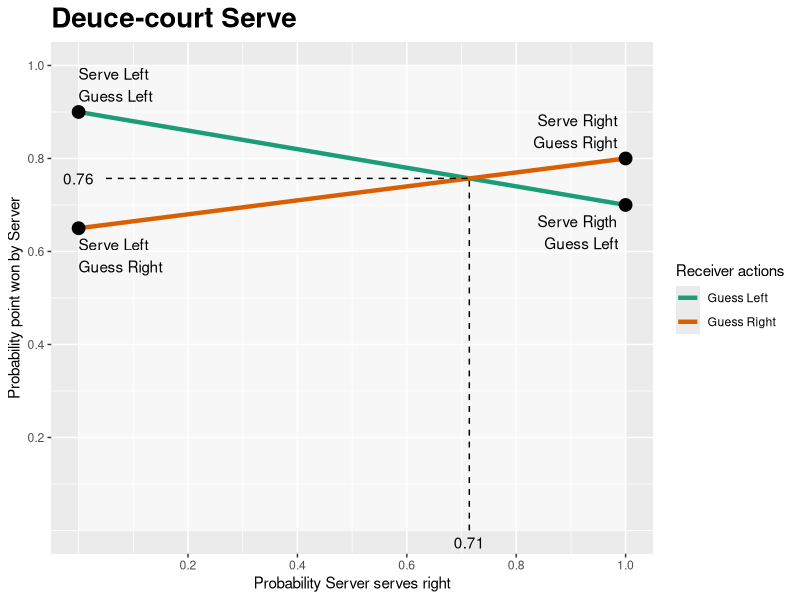
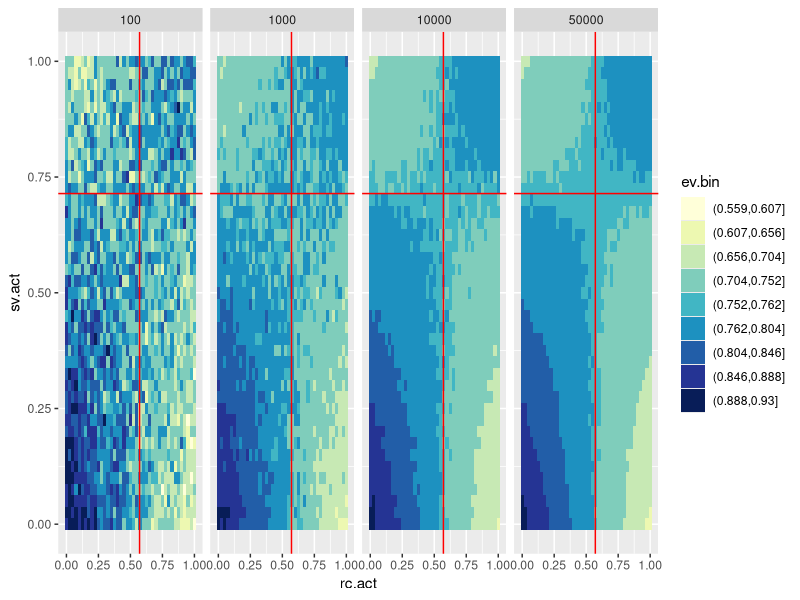
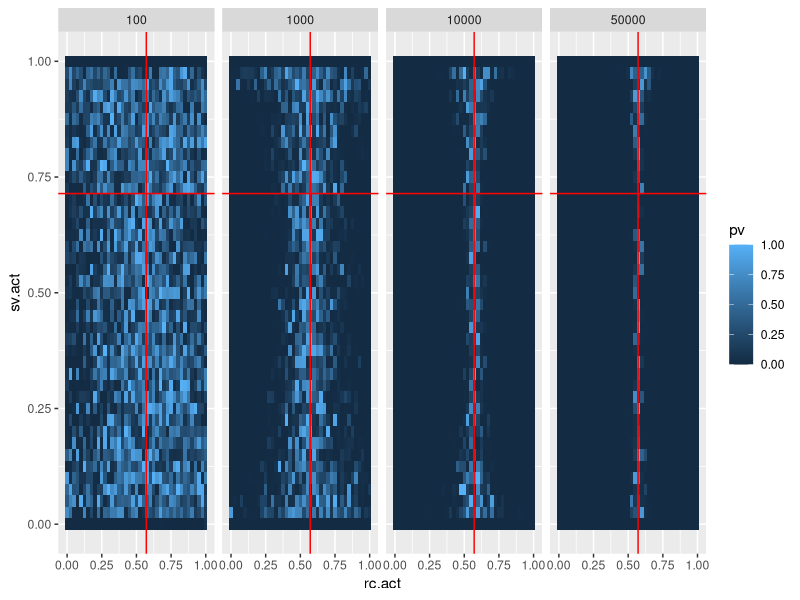

Write R code to recreate these figures, in order.
## ---- chunk 1
library(ggplot2)
library(reshape2)
library(plyr)
## ---- chunk 2

# Model parameters
# Probabilities for server winning point
# serve: sv, receive: rc, left: lf, right: rt
# e.g.: sv_lf.rc_rt: serve_left.receive_right

model.df <- data.frame(prob    = c( 0.9,          0.65,          0.7,           0.80),
                       sv      = c( 0.0,          0.0,           1.0,           1.0),
                       rc      = c( 0.0,          1.0,           0.0,           1.0),
                       desc.sv = c("Serve Left", "Serve Left",  "Serve Rigth", "Serve Right"),
                       desc.rc = c("Guess Left", "Guess Right", "Guess Left",  "Guess Right"),
                       hj      = c( 0.0,          0.0,           1.1,           1.1),
                       vj      = c(-0.3,          1.3,           1.3,          -0.3))

model.df$desc <- paste(model.df$desc.sv, model.df$desc.rc, sep="\n")

# Conflict Matrix:
# |             | Receive left | Receive Right |
# |-------------|:------------:|:-------------:|
# |  Serve Left |  sv_lf.rc_lf |  sv_lf.rc_rt  |
# | Serve Right |  sv_rt.rc_lf |  sv_rt.rc_rt  |

conflict.matrix <- matrix(data=model.df$prob, nrow = 2, byrow = TRUE)

# Equilibrium point
d.r1 <- abs(diff(conflict.matrix[1,]))
d.r2 <- abs(diff(conflict.matrix[2,]))
d.c1 <- abs(diff(conflict.matrix[,1]))
d.c2 <- abs(diff(conflict.matrix[,2]))
sv_rt.eq <- d.r1 / (d.r1 + d.r2)
rc_rt.eq <- d.c1 / (d.c1 + d.c2)

# Expected value of game (server)
ex.sv <- as.numeric(conflict.matrix[,1]  %*% c(1 - sv_rt.eq, sv_rt.eq))
## ---- chunk 3

# Plotting parameters
b <- (1:5)*20/100
ann_size <- 4

# Generate Plot
p <- ggplot(model.df, aes(x=sv, y=prob, label=desc)) + 
  geom_rect(aes(xmin=0, xmax=1, ymin=0, ymax=1), fill="white", alpha=.2) + 
  geom_line(aes(group=rc, color=desc.rc), size=1.5) +
  geom_point(size = 4) +
  geom_text(aes(hjust=hj, vjust=vj)) +
  annotate("segment", x=0.05,    xend=sv_rt.eq, y=ex.sv, yend=ex.sv, linetype=2) + 
  annotate("segment", x=sv_rt.eq, xend=sv_rt.eq, y=0,  yend=ex.sv, linetype=2) +
  annotate("text", label=round(ex.sv, 2), x=0, y=ex.sv, hjust=.5) +
  annotate("text", label=round(sv_rt.eq, 2), x=sv_rt.eq, y=0, vjust=1.5) +
  ggtitle("Deuce-court Serve") +
  xlab("Probability Server serves right") + 
  scale_x_continuous(breaks=b) +
  ylab("Probability point won by Server") +
  scale_y_continuous(breaks=b) +
  theme(plot.title = element_text(face="bold", size=20)) + 
  scale_color_manual(name = "Receiver actions",
                     values = c("#1b9e77", "#d95f02"))

# Turn off clipping
gt <- ggplot_gtable(ggplot_build(p))
gt$layout$clip[gt$layout$name == "panel"] <- "off"

# Display
plot(gt)

## ---- chunk 4
values <- c(16, 16, 32, 14)
m <- matrix(values, nrow=2, byrow=TRUE)
chisq.test(m, correct=FALSE)
## ---- chunk 5

simulate.points <- function(probs, sv_rt.act, rc_rt.act, n.pts){  
  # ==============================================================
  # Unroll probabilities    # Probability serer wins when:
                            # |--------------|-------------------|
                            # | Server       | Receiver          |
                            # |--------------|-------------------|
  sv_lf.rc_lf <- probs[1]   # | Serves left  | Guesses left      |
  sv_lf.rc_rt <- probs[2]   # | Serves left  | Guesses right     |
  sv_rt.rc_lf <- probs[3]   # | Serves right | Guesses left      |
  sv_rt.rc_rt <- probs[4]   # | Serves right | Guesses right     |
  
  # sv_rt.act = Probability server serves right
  # rc_rt.act = Probability receiver guesses right
  # ** these do not have to equal equilibrium values
  
  # n.pts = number of points to simulate
  # ==============================================================
  
  # Simulate serves and receive-guesses
  # Serve left = 0, Serve right = 1
  # Guess left = 0, Guess right = 1
  sv <- rbinom(n.pts, 1, sv_rt.act)
  rc <- rbinom(n.pts, 1, rc_rt.act)
  
  # Simulate winner of point based on given probabilities
  # sv.wins = 1, server wins
  # sv.wins = 0, server loses
  point.results <- data.frame(sv=sv, rc=rc, sv.wins=NA)
  
  # Create filters for the four combinations:
  f.sv_lf.rc_lf <- sv == 0 & rc == 0     # Serve left  - Guess left
  f.sv_lf.rc_rt <- sv == 0 & rc == 1     # Serve left  - Guess right
  f.sv_rt.rc_lf <- sv == 1 & rc == 0     # Serve right - Guess left
  f.sv_rt.rc_rt <- sv == 1 & rc == 1     # Serve right - Guess right
  
  # Simulate results:                            Number of points       Prob of winning
  point.results$sv.wins[f.sv_lf.rc_lf] <- rbinom(sum(f.sv_lf.rc_lf), 1, sv_lf.rc_lf)
  point.results$sv.wins[f.sv_lf.rc_rt] <- rbinom(sum(f.sv_lf.rc_rt), 1, sv_lf.rc_rt)
  point.results$sv.wins[f.sv_rt.rc_lf] <- rbinom(sum(f.sv_rt.rc_lf), 1, sv_rt.rc_lf)
  point.results$sv.wins[f.sv_rt.rc_rt] <- rbinom(sum(f.sv_rt.rc_rt), 1, sv_rt.rc_rt)
  
  return(point.results)
}

## ---- chunk 6
# Set parameters
n.points <- 10

use.eq <- TRUE

if(use.eq){
  serve_right.actual <- sv_rt.eq
  receive_right.actual <- rc_rt.eq
} else{
  serve_right.actual <- 0
  receive_right.actual <- 0
}

# Run simulation
sim.test <- simulate.points(model.df$prob, serve_right.actual, receive_right.actual, n.points)

# Take a look at the results: If playing at equilibrium these should be equal
print(c("Use equilibrium values: ", use.eq))
print(c("Probability server wins when serving right: ", mean(sim.test$sv.wins[sim.test$sv == 1])))
print(c("Probability server wins when serving left: ",  mean(sim.test$sv.wins[sim.test$sv == 0])))

print(c("Probability server wins overall: ", mean(sim.test$sv.wins)))

# Use the chi squared test to determine if Serve Direction is independent of winning point

# |------------------|-------------------|-------------------|
# |                  | Point lost        | Point Won         |
# |------------------|-------------------|-------------------|
# | Serve Left       | count(lost|left)  | count(won|left)   |
# |------------------|-------------------|-------------------|
# | Serve Right      | count(lost|right) | count(won|right)  |
# |------------------|-------------------|-------------------|

m <- table(sim.test$sv, sim.test$sv.wins)

chisq.test(m, correct=FALSE)
## ---- chunk 7
# ==============================================================================
# functions to return heat map color value
#
# Inputs:
#   probs: vector of probability server wins for all serve receive combinations
#   sv_rt.act: probability server serves right
#   rc_rt.act: probability receiver guesses right
#   n.pts: number of points to play
#
# Returns:
#   list$ev:  probability server wins point
#   list$chi: chi squared value of serve vs wins
#   list$pv:  p-value of serve vs wins
# ==============================================================================

sim.return <- function(probs, sv_rt.act, rc_rt.act, n.pts){
  # Simulation
  r <- simulate.points(probs, sv_rt.act, rc_rt.act, n.pts)
  
  # Calculations
  m <- table(r$sv, r$sv.wins)
  options(warn=-1)                          # suppress warnings from chisq.test
  chi.test <- chisq.test(m, correct=FALSE)
  options(warn=0)                           # turn warnings back on
  
  # Return list
  return.list <- list(ev = mean(r$sv.wins),
                      chi = chi.test$statistic,
                      pv = chi.test$p.value)
  
  return(return.list)
}

## ---- chunk 8
#------------------------------------------------------------
# Simulation parameters

per.side <- 40 # target is 40
increment <- 1 / per.side

# Number of games to simulate for each point in the grid
# Different values depending on objective
n.trials <- list("full"        = c(100, 1000, 10000, 50000),
                 "partial"     = c(100, 1000, 5000),
                 "quick.multi" = c(100, 150, 200), 
                 "quick.one"   = c(100),
                 "long.one"    = c(50000))                     #~2 minutes
#------------------------------------------------------------
                 
# Initialize result data frame
size.effect = data.frame()

# Run simulation <<<<<<<<<<<<<<<<<<<<<<<<<<<<<<<<<<<<<<<<<<<<
for(pts in n.trials$full){
  
  # Create simulation grid
  sv.act <- seq(0, 1, increment)
  rc.act <- seq(0, 1, increment)
  
  df <- data.frame(expand.grid(sv.act, rc.act))
  names(df) <- c("sv.act", "rc.act")
  
  df$ev <- NA
  df$chi <- NA
  df$pv <- NA
  df$points <- pts
  
  # Run simulation for each point in grid
  for(r in 1:nrow(df)){
    sim.list <- sim.return(model.df$prob, df$sv.act[r], df$rc.act[r], pts)
    df$ev[r] <- sim.list$ev
    df$chi[r] <- sim.list$chi
    df$pv[r] <- sim.list$pv
  }
  
#   df <- ddply(df, .(sv.act, rc.act), transform,
#               sim = sim.return(model.df$prob, sv.act, rc.act, pts))
#   
#   df <- ddply(df, x(sv.act, rc.act), transform,
#               points = pts,
#               ev = sim$ev,
#               chi = sim$chi,
#               pv = sim$pv)
  
  print("Joining simulation of points =")
  print(pts)
  size.effect <- join(size.effect, df, type="full")
}
## ---- chunk 9

# Bin ev for plotting
ev.min <- min(size.effect$ev) - 0.001
ev.max <- max(size.effect$ev)
b <- c(seq(from=ev.min,        to=ex.sv - 0.005, length.out=5), 
       seq(from=ex.sv + 0.005, to=ev.max,        length.out=5))

size.effect$ev.bin <- cut(size.effect$ev, breaks=b)

# Plot
ggplot(size.effect, aes(x=rc.act, y=sv.act)) + 
  geom_tile(aes(fill=ev.bin)) + 
  geom_vline(xintercept=rc_rt.eq, color="red") + 
  geom_hline(yintercept=sv_rt.eq, color="red") +
  facet_grid(. ~ points) +
  scale_fill_brewer(palette = "YlGnBu")

## ---- chunk 10

ggplot(size.effect, aes(x=rc.act, y=sv.act)) + 
  geom_tile(aes(fill=pv)) + 
  geom_vline(xintercept=rc_rt.eq, color="red") + 
  geom_hline(yintercept=sv_rt.eq, color="red") + 
  facet_grid(. ~ points)
#   scale_fill_brewer(palette = "YlGnBu")
  
